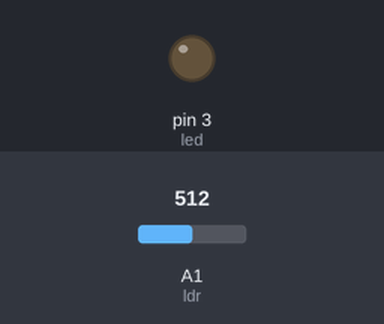
Recording of a sketch running on a simulated Arduino Uno, built with avr-gcc and run on an emulated ATmega328P. On the bench: output pins drawn as LEDs (lit = HIGH). The test bench sets the inputs (shaded band); at power-on: A1 (ldr) = 512.

Above: at 1.2 s.
1.3 s: A1 (ldr) set to 796
2.8 s: A1 (ldr) set to 815
At 3.4 s:
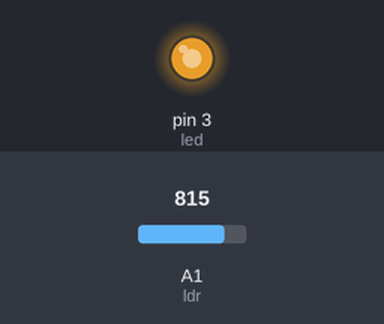
Timing chart, 0 to 5.8 s (numbered marks = the images above; inputs shaded):
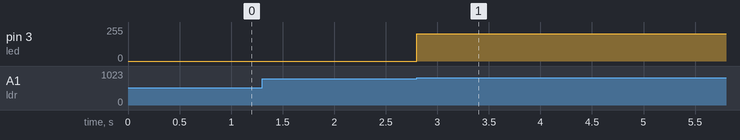

The sketch:

AC_ldr.ino
```cpp
int led = 3;
int ldr = A1;

int valorLdr = 0;

void setup() {
  pinMode(led,OUTPUT);
  pinMode(ldr,INPUT);
}

void loop() {
  valorLdr = analogRead(ldr);
  float valorLuminosidade = map(valorLdr,0,1023,0,255);

  if(valorLuminosidade < 200){
    valorLuminosidade = 0;//Para desligar se o valor for muito baixo
  }

   analogWrite(led,valorLuminosidade);
}
```

Measured:
- the behaviour switches between 802 and 803 on A1 (ldr) (found by bisection; images 0 and 1)
- after the input at 1.3 s, every drawn part: stays the same
- after the input at 2.8 s, pin 3 (led): 0/255 → 203/255 at once
